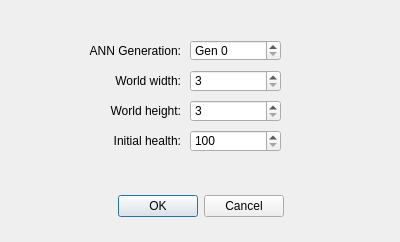
<?xml version="1.0" encoding="UTF-8"?>
<ui version="4.0">
 <class>harvester_ui::NewSandboxDialog</class>
 <widget class="QDialog" name="harvester_ui::NewSandboxDialog">
  <property name="geometry">
   <rect>
    <x>0</x>
    <y>0</y>
    <width>400</width>
    <height>242</height>
   </rect>
  </property>
  <property name="minimumSize">
   <size>
    <width>400</width>
    <height>242</height>
   </size>
  </property>
  <property name="maximumSize">
   <size>
    <width>400</width>
    <height>242</height>
   </size>
  </property>
  <property name="windowTitle">
   <string>New sandbox window</string>
  </property>
  <property name="modal">
   <bool>true</bool>
  </property>
  <widget class="QDialogButtonBox" name="button_box">
   <property name="geometry">
    <rect>
     <x>10</x>
     <y>190</y>
     <width>381</width>
     <height>32</height>
    </rect>
   </property>
   <property name="orientation">
    <enum>Qt::Horizontal</enum>
   </property>
   <property name="standardButtons">
    <set>QDialogButtonBox::Cancel|QDialogButtonBox::Ok</set>
   </property>
   <property name="centerButtons">
    <bool>true</bool>
   </property>
  </widget>
  <widget class="QLabel" name="label_4">
   <property name="geometry">
    <rect>
     <x>30</x>
     <y>40</y>
     <width>151</width>
     <height>21</height>
    </rect>
   </property>
   <property name="text">
    <string>ANN Generation:</string>
   </property>
   <property name="alignment">
    <set>Qt::AlignRight|Qt::AlignTrailing|Qt::AlignVCenter</set>
   </property>
  </widget>
  <widget class="QSpinBox" name="generation">
   <property name="geometry">
    <rect>
     <x>190</x>
     <y>40</y>
     <width>91</width>
     <height>21</height>
    </rect>
   </property>
   <property name="prefix">
    <string notr="true">Gen </string>
   </property>
   <property name="maximum">
    <number>999999999</number>
   </property>
  </widget>
  <widget class="QLabel" name="label_5">
   <property name="geometry">
    <rect>
     <x>30</x>
     <y>70</y>
     <width>151</width>
     <height>21</height>
    </rect>
   </property>
   <property name="text">
    <string>World width:</string>
   </property>
   <property name="alignment">
    <set>Qt::AlignRight|Qt::AlignTrailing|Qt::AlignVCenter</set>
   </property>
  </widget>
  <widget class="QLabel" name="label_6">
   <property name="geometry">
    <rect>
     <x>30</x>
     <y>100</y>
     <width>151</width>
     <height>21</height>
    </rect>
   </property>
   <property name="text">
    <string>World height:</string>
   </property>
   <property name="alignment">
    <set>Qt::AlignRight|Qt::AlignTrailing|Qt::AlignVCenter</set>
   </property>
  </widget>
  <widget class="QLabel" name="label_7">
   <property name="geometry">
    <rect>
     <x>30</x>
     <y>130</y>
     <width>151</width>
     <height>21</height>
    </rect>
   </property>
   <property name="text">
    <string>Initial health:</string>
   </property>
   <property name="alignment">
    <set>Qt::AlignRight|Qt::AlignTrailing|Qt::AlignVCenter</set>
   </property>
  </widget>
  <widget class="QSpinBox" name="world_width">
   <property name="geometry">
    <rect>
     <x>190</x>
     <y>70</y>
     <width>91</width>
     <height>22</height>
    </rect>
   </property>
   <property name="correctionMode">
    <enum>QAbstractSpinBox::CorrectToNearestValue</enum>
   </property>
   <property name="minimum">
    <number>3</number>
   </property>
   <property name="maximum">
    <number>256</number>
   </property>
  </widget>
  <widget class="QSpinBox" name="world_height">
   <property name="geometry">
    <rect>
     <x>190</x>
     <y>100</y>
     <width>91</width>
     <height>22</height>
    </rect>
   </property>
   <property name="correctionMode">
    <enum>QAbstractSpinBox::CorrectToNearestValue</enum>
   </property>
   <property name="minimum">
    <number>3</number>
   </property>
   <property name="maximum">
    <number>256</number>
   </property>
  </widget>
  <widget class="QSpinBox" name="initial_health">
   <property name="geometry">
    <rect>
     <x>190</x>
     <y>130</y>
     <width>91</width>
     <height>22</height>
    </rect>
   </property>
   <property name="correctionMode">
    <enum>QAbstractSpinBox::CorrectToNearestValue</enum>
   </property>
   <property name="showGroupSeparator" stdset="0">
    <bool>true</bool>
   </property>
   <property name="minimum">
    <number>100</number>
   </property>
   <property name="maximum">
    <number>10000</number>
   </property>
  </widget>
 </widget>
 <tabstops>
  <tabstop>generation</tabstop>
 </tabstops>
 <resources/>
 <connections>
  <connection>
   <sender>button_box</sender>
   <signal>accepted()</signal>
   <receiver>harvester_ui::NewSandboxDialog</receiver>
   <slot>accept()</slot>
   <hints>
    <hint type="sourcelabel">
     <x>200</x>
     <y>155</y>
    </hint>
    <hint type="destinationlabel">
     <x>199</x>
     <y>94</y>
    </hint>
   </hints>
  </connection>
  <connection>
   <sender>button_box</sender>
   <signal>rejected()</signal>
   <receiver>harvester_ui::NewSandboxDialog</receiver>
   <slot>reject()</slot>
   <hints>
    <hint type="sourcelabel">
     <x>200</x>
     <y>155</y>
    </hint>
    <hint type="destinationlabel">
     <x>199</x>
     <y>94</y>
    </hint>
   </hints>
  </connection>
 </connections>
</ui>
